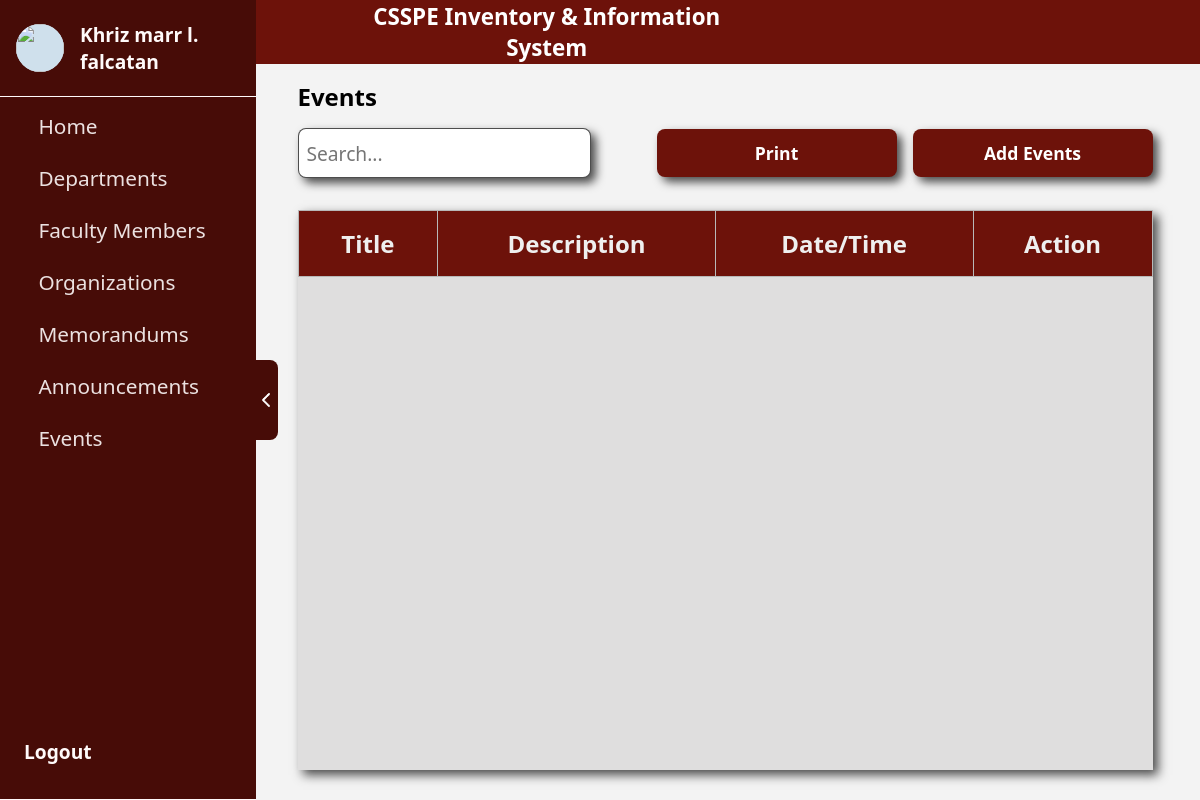
The page /informationAdmin/events.php on the database as committed earlier.
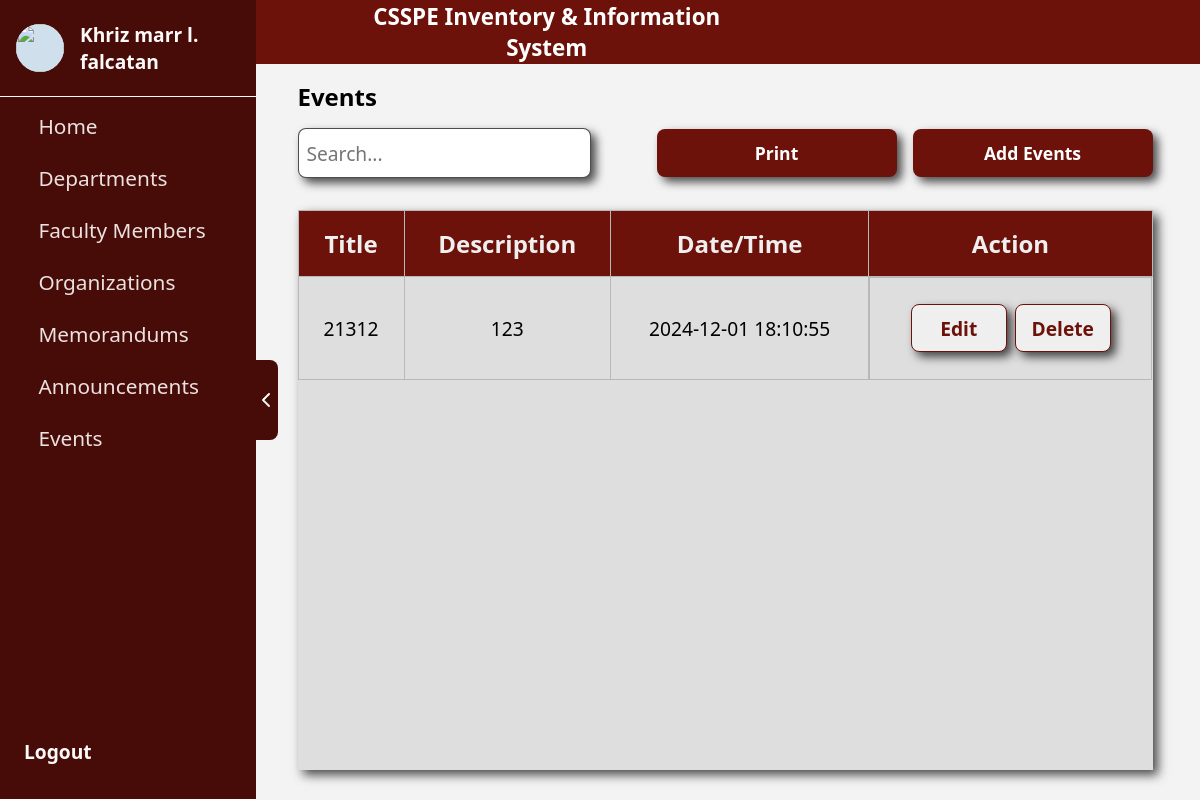
The same page on the database as committed later.
### tables this page shows
CREATE TABLE `events` (
  `id` int(11) NOT NULL,
  `title` varchar(255) NOT NULL,
  `description` text NOT NULL,
  `date_uploaded_at` datetime DEFAULT current_timestamp()
);

### informationAdmin/events.php (the view, shortened to what the changed rows need)
<?php
require_once '../conn/conn.php';
$query = "SELECT * FROM events";
$result = mysqli_query($conn, $query);
?>
<!DOCTYPE html>
<html lang="en">
<head>
    <link rel="stylesheet" href="../assets/css/events.css">
    <link rel="stylesheet" href="../assets/css/sidebar.css">
    <link href="https://cdn.jsdelivr.net/npm/sweetalert2@11/dist/sweetalert2.min.css" rel="stylesheet">
</head>
<body>
    <div class="body">
        <div class="mainContainer" style="margin-left: 250px;">
            <div class="container">
                <div class="tableContainer">
                    <table>
                        <thead>
                            <tr>
                                <th>Title</th>
                                <th>Description</th>
                                <th>Date/Time</th>
                                <th>Action</th>
                            </tr>
                        </thead>
                        <tbody>
                            <?php while ($row = mysqli_fetch_assoc($result)): ?>
                                <tr>
                                    <td><?php echo htmlspecialchars($row['title']); ?></td>
                                    <td><?php echo htmlspecialchars($row['description']); ?></td>
                                    <td><?php echo htmlspecialchars($row['date_uploaded_at']); ?></td>
                                    <td class="button">
                                        <a href="#" onclick="editProgram(<?php echo $row['id']; ?>)">
                                            <button class="addButton1" style="width: 6rem;">Edit</button>
                                        </a>
                                        <a href="#" onclick="deleteEvent(<?php echo $row['id']; ?>)">
                                            <button class="addButton1" style="width: 6rem;">Delete</button>
                                        </a>
                                    </td>
                                </tr>
                            <?php endwhile; ?>
                        </tbody>
                    </table>
                </div>
            </div>
        </div>
    </div>
</body>
</html>

Rows that differ between the two databases and show on the page:
added events: title "21312", description "123", date_uploaded_at "2024-12-01 18:10:55"
